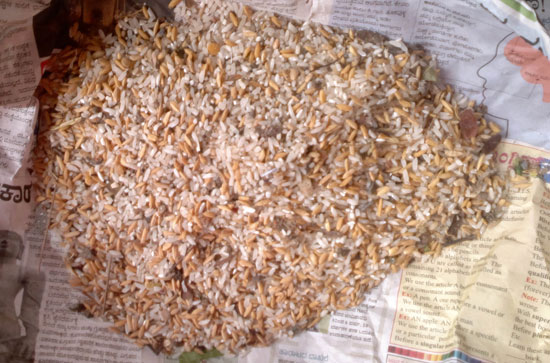
%> input picture rice.jpg, 550 x 363 px
$ octave testing6.m   (GNU Octave 9; MATLAB toolbox functions it lacks are replaced by stand-ins)
%> lines starting %> are read from the running program, lines starting %| are printed output that depends on the picture; in (x1, y1, x2, y2) boxes, pixels count from 0 and x2, y2 are one past the last pixel; in counts of white or black regions, pixels touching at a corner belong together; the program's own positions count from 1
RGB = imread('rice.jpg');
%> RGB is the input picture: size 363x550x3 uint8; mean R, G, B 174.3, 144.2, 128.3
I = rgb2gray(RGB)
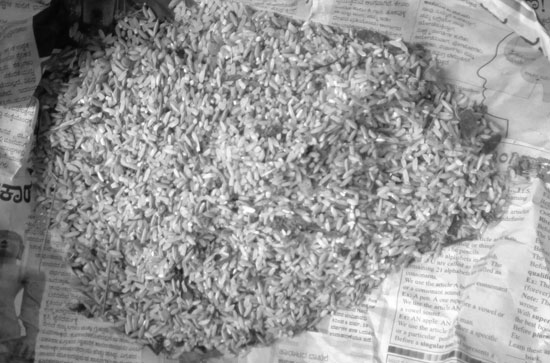
%> I: size 363x550 uint8; min 3, max 255, mean 151.4
BW = im2bw(I, 0.4)
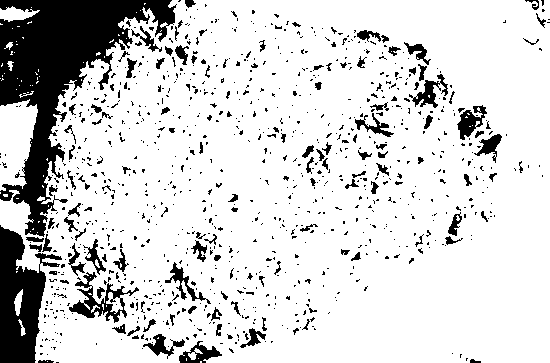
%> BW: size 363x550 logical; 83.5% white; 995 black regions (868 under 20 px), largest, box (x1, y1, x2, y2) and area: (0, 0, 177, 237) 14508, (0, 225, 62, 363) 4530, (69, 272, 139, 323) 1017
B = medfilt2(BW)
%> B: size 363x550 logical; 84.9% white; 483 black regions (375 under 20 px), largest, box (x1, y1, x2, y2) and area: (0, 0, 176, 236) 14587, (0, 225, 46, 363) 4356, (69, 281, 127, 322) 915
BW2 = edge(B,'canny');
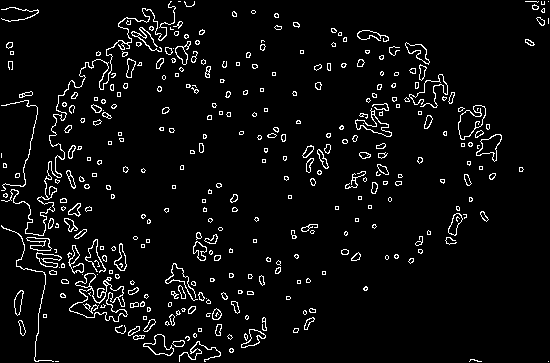
%> BW2: size 363x550 logical; 4.9% white in thin lines or dots
figure, imshow(BW2)


RGB1 = imread('brown_rice.jpg');
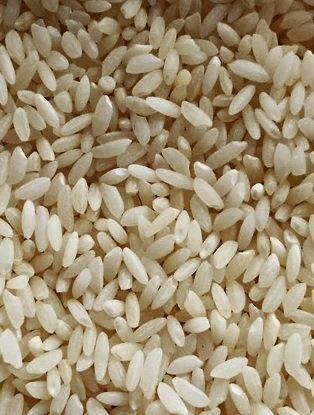
%> input picture brown_rice.jpg, 314 x 415 px
%> RGB1 is the input picture: size 415x314x3 uint8; mean R, G, B 160.6, 144.8, 113.8
I1 = rgb2gray(RGB1)
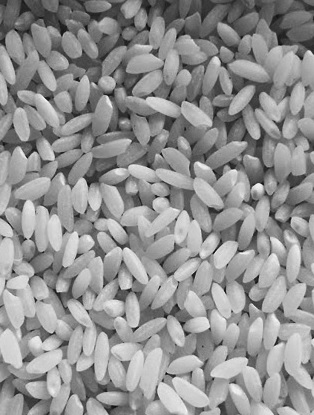
%> I1: size 415x314 uint8; min 5, max 250, mean 146
BW1 = im2bw(I1, 0.4)
%> BW1: size 415x314 logical; 80.6% white; 312 black regions (202 under 20 px), largest, box (x1, y1, x2, y2) and area: (0, 0, 314, 86) 9294, (210, 100, 283, 189) 1626, (64, 89, 177, 144) 1228
B1 = medfilt2(BW1)
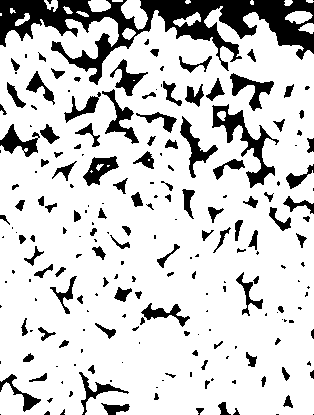
%> B1: size 415x314 logical; 81.3% white; 209 black regions (95 under 20 px), largest, box (x1, y1, x2, y2) and area: (0, 0, 314, 85) 9231, (212, 104, 279, 188) 1370, (180, 116, 218, 178) 608
BW21 = edge(B1, 'canny');
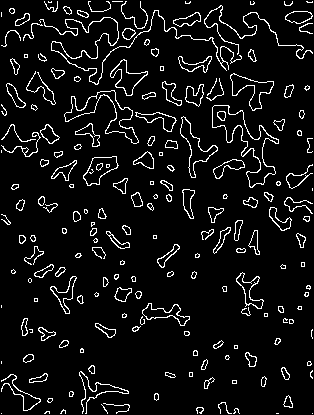
%> BW21: size 415x314 logical; 7.1% white in thin lines or dots
figure, imshow(BW21)


%> (the run ends here)
